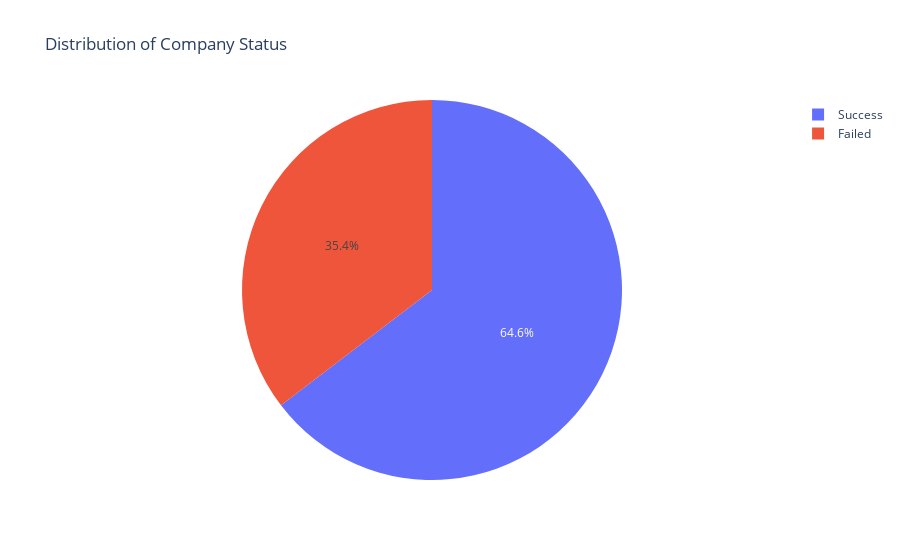

Source (notebook cell):
### Code cell
df["Country of company"]

### Figure 1 — Plotly figure (JSON) as saved in the notebook; plotly's stock layout.template omitted (floating-point values rounded to 4 significant figures)
{"data": [{"domain": {"x": [0, 1], "y": [0, 1]}, "hovertemplate": "label=%{label}<br>value=%{value}<extra></extra>", "labels": ["Success", "Failed"], "legendgroup": "", "name": "", "showlegend": true, "type": "pie", "values": [305, 167]}], "layout": {"legend": {"tracegroupgap": 0}, "title": {"text": "Distribution of Company Status"}}}
